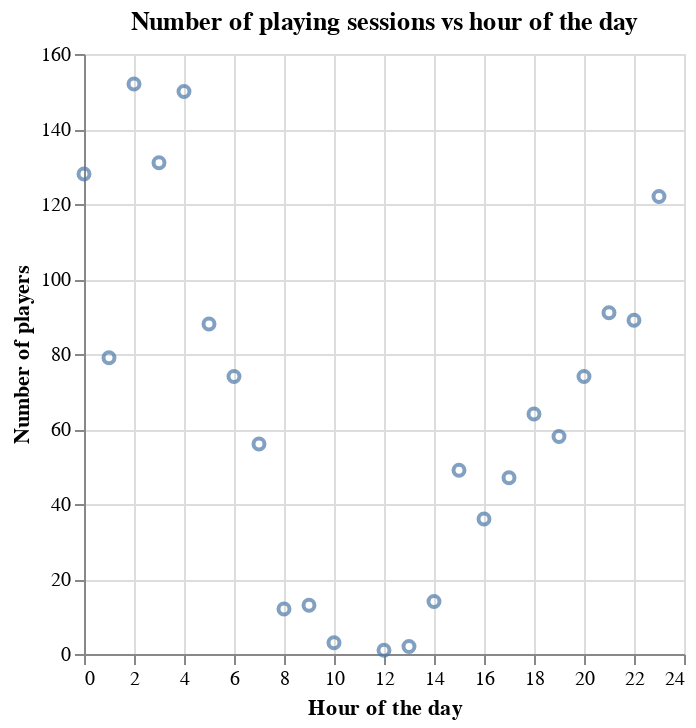

The notebook cell saved with this chart:
### Markdown cell above
#### Visualizations

Below are vizualizations comparing the relationship between hour of the day and number of playing sessions (**Figure 1.0**, `Number of playing sessions vs hour of the day`) and the relationship between hour of the day minutes played per session (**Figure 1.1**, `Total minutes per playing session vs hour the day`). **Figure 1.0** will help us in determining the number of players on the server simultaneously and **Figure 1.1** will help us in determining the number of minutes played per session.

### Code cell
hours_scatter = alt.Chart(start_hour_data).mark_point().encode(
    x=alt.X('start_hour').title('Hour of the day'),
    y=alt.Y('count').title('Number of players'),
).properties(title='Number of playing sessions vs hour of the day')

# hours_plot = alt.Chart(sessions_data).mark_bar().encode(
#     x=alt.X('start_hour').title('Hour of the day').bin(maxbins=20),
#     y=alt.Y('count()').title('Number of players')
# ).properties(title='Distribution of player count throughout the day')
# hours_plot

# display(hours_plot)
# display(Markdown("**Figure 1.0:** Exploratory visualization showing how many players are typically active throughout the day."))
display(hours_scatter)
display(Markdown("**Figure 1.0:** Exploratory visualization of number of players active throughout the day."))

### Figure 1 — Vega specification as saved in the notebook (floating-point values rounded to 4 significant figures)
{"$schema": "https://vega.github.io/schema/vega/v5.json", "data": [{"name": "source_0", "values": [{"count": 152, "start_hour": 2}, {"count": 150, "start_hour": 4}, {"count": 131, "start_hour": 3}, {"count": 128, "start_hour": 0}, {"count": 122, "start_hour": 23}, {"count": 91, "start_hour": 21}, {"count": 89, "start_hour": 22}, {"count": 88, "start_hour": 5}, {"count": 79, "start_hour": 1}, {"count": 74, "start_hour": 20}, {"count": 74, "start_hour": 6}, {"count": 64, "start_hour": 18}, {"count": 58, "start_hour": 19}, {"count": 56, "start_hour": 7}, {"count": 49, "start_hour": 15}, {"count": 47, "start_hour": 17}, {"count": 36, "start_hour": 16}, {"count": 14, "start_hour": 14}, {"count": 13, "start_hour": 9}, {"count": 12, "start_hour": 8}, {"count": 3, "start_hour": 10}, {"count": 2, "start_hour": 13}, {"count": 1, "start_hour": 12}]}, {"name": "source_0_x_domain_start_hour", "values": [{"min": 0, "max": 23}]}, {"name": "source_0_y_domain_count", "values": [{"min": 1, "max": 152}]}], "marks": [{"type": "symbol", "name": "marks", "from": {"data": "source_0"}, "encode": {"update": {"opacity": {"value": 0.7}, "fill": {"value": "transparent"}, "y": {"field": "count", "scale": "y"}, "stroke": {"value": "#4c78a8"}, "x": {"field": "start_hour", "scale": "x"}}}, "style": ["point"]}], "scales": [{"name": "x", "type": "linear", "domain": [{"signal": "(data(\"source_0_x_domain_start_hour\")[0] || {}).min"}, {"signal": "(data(\"source_0_x_domain_start_hour\")[0] || {}).max"}], "range": [0, {"signal": "width"}], "nice": true, "zero": true}, {"name": "y", "type": "linear", "domain": [{"signal": "(data(\"source_0_y_domain_count\")[0] || {}).min"}, {"signal": "(data(\"source_0_y_domain_count\")[0] || {}).max"}], "range": [{"signal": "height"}, 0], "nice": true, "zero": true}], "axes": [{"scale": "x", "maxExtent": 0, "orient": "bottom", "aria": false, "labels": false, "gridScale": "y", "grid": true, "tickCount": {"signal": "ceil(width/40)"}, "domain": false, "minExtent": 0, "ticks": false, "zindex": 0}, {"scale": "y", "gridScale": "x", "labels": false, "grid": true, "aria": false, "ticks": false, "zindex": 0, "tickCount": {"signal": "ceil(height/40)"}, "maxExtent": 0, "domain": false, "minExtent": 0, "orient": "left"}, {"scale": "x", "zindex": 0, "title": "Hour of the day", "orient": "bottom", "grid": false, "labelOverlap": true, "tickCount": {"signal": "ceil(width/40)"}, "labelFlush": true}, {"scale": "y", "title": "Number of players", "labelOverlap": true, "orient": "left", "zindex": 0, "tickCount": {"signal": "ceil(height/40)"}, "grid": false}], "title": {"text": "Number of playing sessions vs hour of the day", "frame": "group"}, "padding": 5, "style": "cell", "background": "white", "height": 300, "width": 300}
